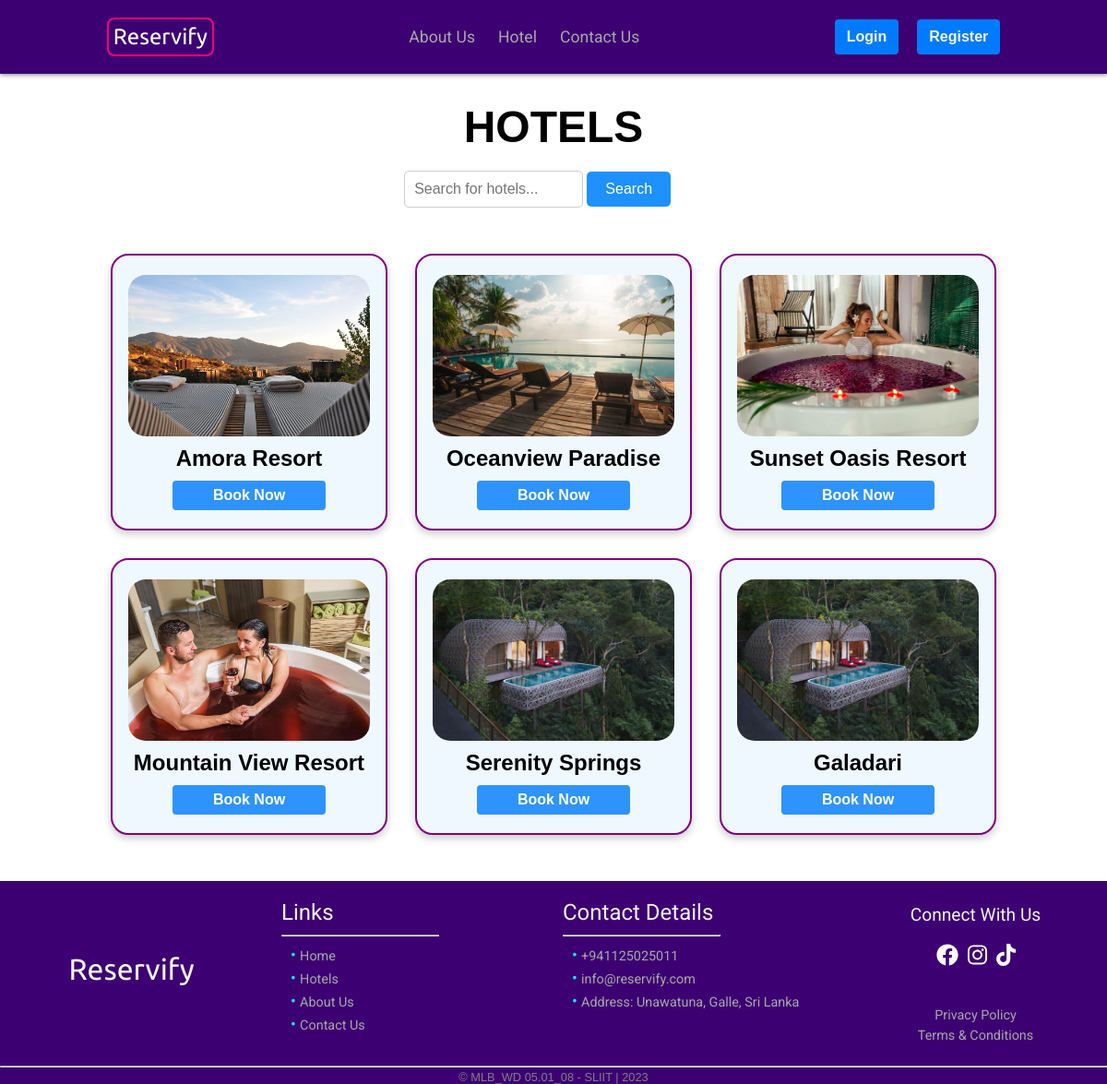
The page /hotel.php on the database as committed earlier.
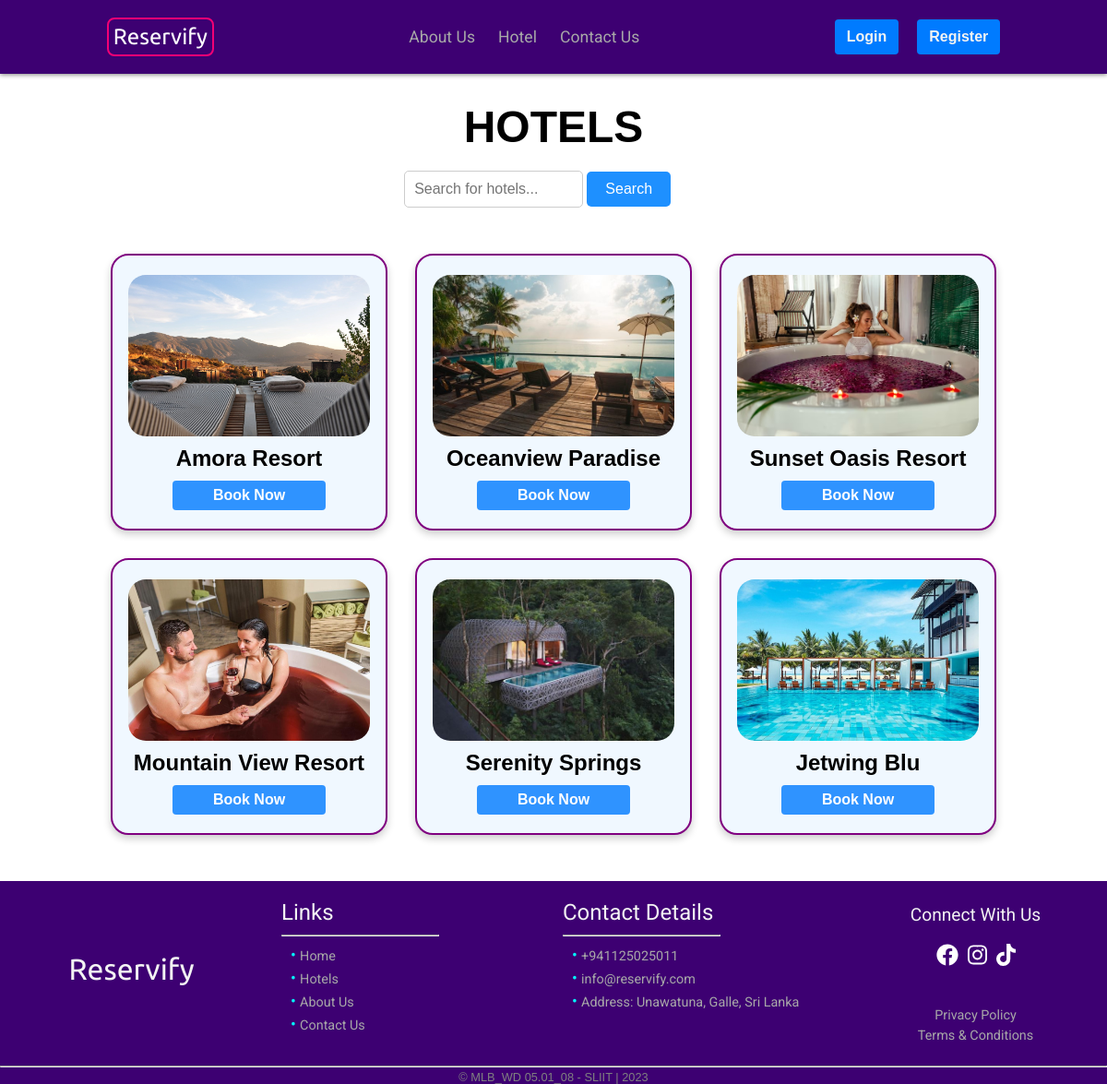
The same page on the database as committed later.
### tables this page shows
CREATE TABLE `hotel` (
  `hotel_id` int(11) NOT NULL,
  `hotel_name` varchar(100) NOT NULL,
  `description` text NOT NULL,
  `image` varchar(255) DEFAULT 'default.jpg',
  `owner_id` int(11) NOT NULL
);

### hotel.php (the view, shortened to what this page needs)
<!DOCTYPE html>
<html lang="en">
<head>
    <link rel="stylesheet" href="css/reset.css">
    <link rel="stylesheet" href="css/hotel.css">
</head>
<?php include "./partials/header.php" ?>
<body>
    <div class="main">
        <div class="title">
            <h1>HOTELS</h1>
        </div>
        <div class="search-container">
            <input type="text" id="hotelSearch" placeholder="Search for hotels...">
            <button onclick="searchHotels()">Search</button>
        </div>
        <div class="cardContainer">
            <?php
            require_once './conn.php';
            $query = "SELECT * FROM `hotel`";
            $result = mysqli_query($conn, $query);
            if ($result) {
                while ($row = mysqli_fetch_assoc($result)) {
                    $id = $row['hotel_id'];
                    $name = $row['hotel_name'];
                    $imgname = $row['image'];
                    echo '<div class="card">';
                    echo '<img src="./assets/hotel/' . $imgname . '" alt=hotel>';
                    echo '<h1>' . $name . '</h1>';
                    echo '<button onclick="location.href=\'./booking.php?hotel=' . $id . '\'" type="button">Book Now</button>';
                    echo '</div>';
                }
            }
            ?>
        </div>
    </div>
</body>
<?php include "./partials/footer.php" ?>
</html>

### partials/header.php (shortened to what this page needs)
<!DOCTYPE html>
<html lang="en">
<head>
    <link rel="stylesheet" href="css/header.css">
    <link rel="stylesheet" href="css/reset.css">
</head>
<nav class="navBar">
    <h1 class="site-logo"><a href="./index.php">Reservify</a></h1>
    <ul>
        <li><a href="./about.php">About Us</a></li>
        <li><a href="./hotel.php">Hotel</a></li>
        <li><a href="./contact.php">Contact Us</a></li>
    </ul>
    <div class="btn">
        <?php
        if (isset($_SESSION['username'])) {
            echo '<button class="username"><a href="./userDashboard.php">';
            echo $_SESSION['name'] . '</a><i class="fas fa-user-check"></i></button>';
            echo '<button class="logoutbtn"><a href="./logout.php">Logout</a></button>';
        } else {
            echo '<button class="loginBtn"><a href="./login.php">Login</a></button>';
            echo '<button class="signBtn"><a href="./register.php">Register</a></button>';
        }
        ?>
    </div>
</nav>
</html>

### partials/footer.php (shortened to what this page needs)
<!DOCTYPE html>
<html lang="en">
<head>
    <link rel="stylesheet" href="css/footer.css">
</head>
<footer>
    <div class="main-con">
        <div class="col-one">
            <h1>Reservify</h1>
        </div>
        <div class="col-two">
            <h2>Links</h2>
            <hr>
            <ul>
                <li><a href="index.php">Home</a></li>
                <li><a href="hotel.php">Hotels</a></li>
                <li><a href="about.php">About Us</a></li>
                <li><a href="contact.php">Contact Us</a></li>
            </ul>
        </div>
        <div class="col-three">
            <h2>Contact Details</h2>
            <hr>
            <ul>
                <li>+941125025011</li>
                <li>info@reservify.com</li>
                <li>Address: Unawatuna, Galle, Sri Lanka</li>
            </ul>
        </div>
        <div class="social">
            <h2>Connect With Us</h2>
            <div class="svg-con">
            </div>
            <h3><a href="privacy.php">Privacy Policy</a></h3>
            <h3><a href="terms.php">Terms & Conditions</a></h3>
        </div>
    </div>
    <hr>
    <div class="copy">
        <p>&copy MLB_WD 05.01_08 - SLIIT | 2023</p>
    </div>
</footer>
</html>

### css/hotel.css (style rules this page uses)
.main { display: flex; flex-direction: column; justify-content: center; align-items: center; }
.cardContainer { display: flex; flex-wrap: wrap; align-items: flex-start; justify-content: center; min-height: 80vh; height: auto; gap: 30px; padding: 50px; }
.title { font-size: 1.5rem; font-family: Arial, Helvetica, sans-serif; margin-top: 30px; text-align: center; }
.search-container { margin-top: 20px; }
#hotelSearch { padding: 10px; width: 60%; font-size: 16px; border: 1px solid #ccc; border-radius: 5px; }
.search-container button { padding: 10px 20px; font-size: 16px; background-color: dodgerblue; color: white; border: none; border-radius: 5px; cursor: pointer; }
.card { display: flex; flex-direction: column; align-items: center; justify-content: center; gap: 10px; box-shadow: 0 4px 8px 0 rgba(0, 0, 0, 0.2); width: 300px; height: 300px; padding: 10px; text-align: center; font-family: arial; border: 2px solid purple; border-radius: 1.2rem; background-color: aliceblue; transition: opacity 0.3s ease, transform 0.3s ease; }
.card img { border-radius: 1.2rem; height: 175px; width: 95%; object-fit: cover; }
.card h1 { font-size: 1.5rem; }
.card button { cursor: pointer; width: 60%; display: inline-block; font-weight: 400; text-align: center; border: 1px solid transparent; padding: .375rem .75rem; font-size: 1rem; font-weight: bold; border-radius: .25rem; color: #fff; background-color: #007bff; opacity: 0.8; transition: background-color 0.3s ease, transform 0.3s ease; }

### css/header.css (style rules this page uses)
:root { --black: #191919; --white: #f3f3f3; --bg-color: #3D0072; }
.navBar { display: flex; align-items: center; justify-content: space-around; height: 10vh; padding: 10px; position: sticky; top: 0; box-shadow: 0 1px 5px grey; background-color: var(--bg-color); z-index: 99; }
.site-logo { text-decoration: none; background-color: transparent; font-size: 1.5em; font-family: 'Ubuntu', sans-serif; font-weight: normal; border: 2px rgb(243, 0, 117) solid; padding: 5px; border-radius: .5rem; }
.site-logo a { text-decoration: none; color: #fff; }
.btn { display: flex; gap: 20px; }
.loginBtn, .signBtn, .username, .logoutbtn { display: inline-block; font-weight: 400; color: #212529; text-align: center; border: 1px solid transparent; padding: .375rem .75rem; font-size: 1rem; font-weight: bold; line-height: 1.5; border-radius: .25rem; color: var(--white); background-color: #007bff; transition: background-color 0.3s ease, transform 0.3s ease; }
.btn a { text-decoration: none; color: var(--white); }
nav li a { text-decoration: none; color: #a8a8a8; transition: all 0.3s ease; }
nav ul { list-style: none; display: flex; gap: 25px; align-items: center; justify-content: center; flex-wrap: wrap; font-family: 'Roboto', sans-serif; font-size: 1.1em; }

### css/footer.css (style rules this page uses)
:root { --black: #191919; --white: #f3f3f3; --bg-color: #3D0072; }
footer { background-color: var(--bg-color); height: auto; display: flex; flex-direction: column; z-index: 99; }
footer .main-con { height: 90%; display: flex; padding: 20px 0px; gap: 20px; justify-content: space-around; }
footer .main-con li::before { content: '\2022 '; font-size: 1.2em; color: aqua; }
footer .col-one, footer .social { display: flex; flex-direction: column; justify-content: center; align-items: center; height: auto; width: 25%; }
.col-one h1 { font-size: 2em; font-family: 'Ubuntu', sans-serif; color: var(--white); font-weight: normal; padding-bottom: 10px; }
.col-two, .col-three { height: auto; width: 25%; display: flex; flex-direction: column; justify-content: flex-start; }
.col-two h2, .col-three h2 { font-size: 1.5em; font-family: 'Roboto', sans-serif; color: var(--white); font-weight: normal; padding-bottom: 10px; }
.col-two ul, .col-three ul { padding: 10px; }
.main-con hr { height: 1px; color: gray; width: 60%; }
.col-two li, .col-three li { color: #a8a8a8; padding-bottom: 5px; font-size: .9em; font-family: 'Roboto', sans-serif; }
.main-con .social h2 { font-size: 1.2em; font-family: 'Roboto', sans-serif; color: var(--white); font-weight: normal; padding-bottom: 10px; }
.main-con .social h3 { font-size: .9em; font-family: 'Roboto', sans-serif; color: #a8a8a8; font-weight: normal; padding-top: 5px; }
.svg-con { display: flex; gap: 10px; align-items: center; padding-top: 10px; padding-bottom: 40px; }
.social .svg-con svg { color: #fff; }
footer a, footer a:visited { color: #a8a8a8; text-decoration: none; }
footer .copy { font-size: .8em; text-align: center; color: gray; padding-top: 3px; font-family: Arial, Helvetica, sans-serif; }

Rows that differ between the two databases and show on the page:
removed hotel: image (picture), hotel_name "Galadari"
added hotel: image (picture), hotel_name "Jetwing Blu"
